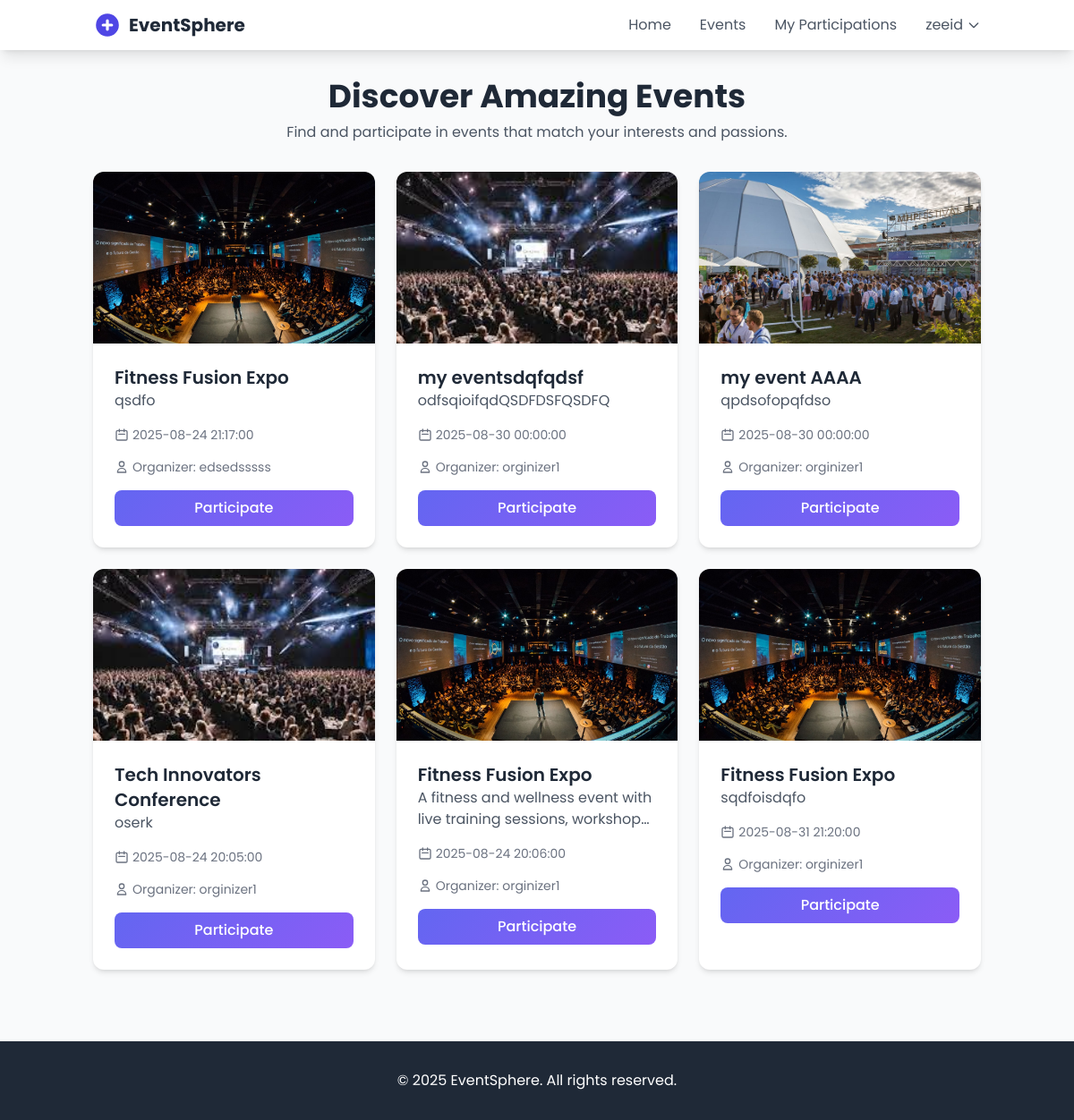
Screenshot of /views/front/events.php (signed in) with the database file from the repository.
### tables this page shows
CREATE TABLE IF NOT EXISTS `events` (
  `id` int(11) NOT NULL AUTO_INCREMENT,
  `name` varchar(100) NOT NULL,
  `description` text,
  `image` varchar(255) DEFAULT NULL,
  `date` datetime NOT NULL,
  `organizer_id` int(11) DEFAULT NULL,
  PRIMARY KEY (`id`),
  KEY `organizer_id` (`organizer_id`)
);

CREATE TABLE IF NOT EXISTS `users` (
  `id` int(11) NOT NULL AUTO_INCREMENT,
  `username` varchar(50) NOT NULL,
  `password` varchar(255) NOT NULL,
  `email` varchar(100) NOT NULL,
  `role` enum('admin','organizer','participant') NOT NULL,
  PRIMARY KEY (`id`),
  UNIQUE KEY `username` (`username`),
  UNIQUE KEY `email` (`email`)
);

### controllers/EventController.php (called while the page is built, shortened)
<?php
class EventController {
    private $pdo;
    public function __construct($pdo) {
        $this->pdo = $pdo;
    }
    public function index() {
        $role = $_SESSION['user']['role'];
        if ($role === 'admin') {
            $stmt = $this->pdo->query("SELECT e.*, u.username as organizer FROM events e LEFT JOIN users u ON e.organizer_id = u.id");
            $events = [];
            while ($row = $stmt->fetch(PDO::FETCH_ASSOC)) {
                $events[] = (object) [
                    'id' => $row['id'],
                    'name' => $row['name'],
                    'description' => $row['description'],
                    'image' => $row['image'],
                    'date' => $row['date'],
                    'organizer_id' => $row['organizer_id'],
                    'organizer' => $row['organizer']
                ];
            }
            return ['status' => 'success', 'data' => $events, 'template' => '../back/events.php'];
        } else {
            $stmt = $this->pdo->query("SELECT e.*, u.username as organizer FROM events e LEFT JOIN users u ON e.organizer_id = u.id");
            $events = [];
            while ($row = $stmt->fetch(PDO::FETCH_ASSOC)) {
                $events[] = (object) [
                    'id' => $row['id'],
                    'name' => $row['name'],
                    'description' => $row['description'],
                    'image' => $row['image'],
                    'date' => $row['date'],
                    'organizer_id' => $row['organizer_id'],
                    'organizer' => $row['organizer']
                ];
            }
            return ['status' => 'success', 'data' => $events, 'template' => '../front/events.php'];
        }
    }
}
?>

### views/front/events.php (the view, shortened to what this page needs)
<?php
include_once '../../config.php';
include_once '../../controllers/EventController.php';
$controller = new EventController($pdo);
$result = $controller->index();
$events = $result['data'];
?>
<!DOCTYPE html>
<html lang="en">
<head>
    <script src="https://cdn.tailwindcss.com"></script>
</head>
<body class="bg-gray-50 min-h-screen">
    <?php include 'navbar.php'; ?>
    <main class="container mx-auto px-4 py-8">
        <div class="mb-8 text-center">
            <h1 class="text-3xl md:text-4xl font-bold text-gray-800 mb-2">Discover Amazing Events</h1>
            <p class="text-gray-600 max-w-2xl mx-auto">Find and participate in events that match your interests and passions.</p>
        </div>
        <div class="grid grid-cols-1 sm:grid-cols-2 lg:grid-cols-3 gap-6">
            <?php foreach ($events as $event): ?>
                <div class="bg-white rounded-xl shadow-md overflow-hidden card-hover">
                    <?php if ($event->image): ?>
                        <div class="h-48 overflow-hidden">
                            <img src="../../<?php echo htmlspecialchars($event->image); ?>" alt="<?php echo htmlspecialchars($event->name); ?>" class="w-full h-full object-cover">
                        </div>
                    <?php endif; ?>
                    <div class="p-6">
                        <a href="event_details.php?id=<?php echo $event->id; ?>" class="text-xl font-semibold text-gray-800 mb-2 hover:text-indigo-600 transition"><?php echo htmlspecialchars($event->name); ?></a>
                        <p class="text-gray-600 mb-4 line-clamp-2"><?php echo htmlspecialchars($event->description); ?></p>
                        <div class="flex items-center text-gray-500 text-sm mb-4">
                            <svg xmlns="http://www.w3.org/2000/svg" class="h-4 w-4 mr-1" fill="none" viewBox="0 0 24 24" stroke="currentColor">
                                <path stroke-linecap="round" stroke-linejoin="round" stroke-width="2" d="M8 7V3m8 4V3m-9 8h10M5 21h14a2 2 0 002-2V7a2 2 0 00-2-2H5a2 2 0 00-2 2v12a2 2 0 002 2z" />
                            </svg>
                            <span><?php echo htmlspecialchars($event->date); ?></span>
                        </div>
                        <div class="flex items-center text-gray-500 text-sm mb-4">
                            <svg xmlns="http://www.w3.org/2000/svg" class="h-4 w-4 mr-1" fill="none" viewBox="0 0 24 24" stroke="currentColor">
                                <path stroke-linecap="round" stroke-linejoin="round" stroke-width="2" d="M16 7a4 4 0 11-8 0 4 4 0 018 0zM12 14a7 7 0 00-7 7h14a7 7 0 00-7-7z" />
                            </svg>
                            <span>Organizer: <?php echo htmlspecialchars($event->organizer); ?></span>
                        </div>
                        <form method="POST" action="participate.php">
                            <button type="submit" class="w-full btn-primary text-white py-2 px-4 rounded-lg font-medium">
                                Participate
                            </button>
                        </form>
                    </div>
                </div>
            <?php endforeach; ?>
        </div>
    </main>
    <footer class="bg-gray-800 text-white py-8 mt-12">
        <div class="container mx-auto px-4 text-center">
            <p>&copy; 2025 EventSphere. All rights reserved.</p>
        </div>
    </footer>
</body>
</html>

### views/front/events.php (style rules this page uses)
body { font-family: 'Poppins', sans-serif; }
.card-hover { transition: all 0.3s ease; }
.btn-primary { background: linear-gradient(135deg, #6366f1 0%, #8b5cf6 100%); transition: all 0.3s ease; }

### rows the page displays
events: image (picture), name "Fitness Fusion Expo", description "qsdfo", date "2025-08-24 21:17:00", users.username "edsedsssss"
events: image (picture), name "my eventsdqfqdsf", description "odfsqioifqdQSDFDSFQSDFQ", date "2025-08-30 00:00:00", users.username "orginizer1"
events: image (picture), name "my event AAAA", description "qpdsofopqfdso", date "2025-08-30 00:00:00", users.username "orginizer1"
events: image (picture), name "Tech Innovators Conference", description "oserk", date "2025-08-24 20:05:00", users.username "orginizer1"
events: image (picture), name "Fitness Fusion Expo", description "A fitness and wellness event with live training sessions,…", date "2025-08-24 20:06:00", users.username "orginizer1"
events: image (picture), name "Fitness Fusion Expo", description "sqdfoisdqfo", date "2025-08-31 21:20:00", users.username "orginizer1"

### other values shown
$_SESSION['user']['username'] "zeeid"
